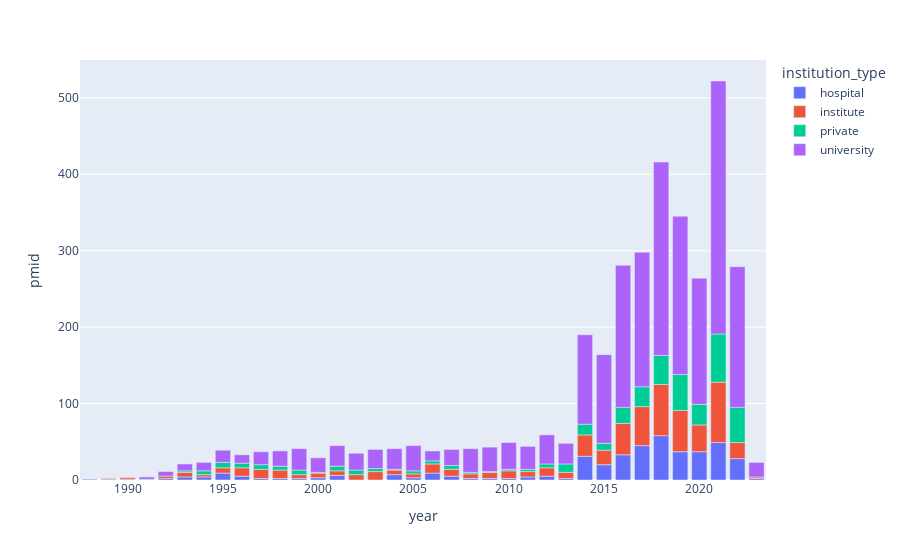

Notebook source saved alongside this figure:
### Code cell
tmp_df = aff_pmid_df[aff_pmid_df["institution_type"].isin(aff_type_df.type.unique())].groupby(["institution_type", "year"]).count().reset_index()
#px.bar(tmp_df, x="year", y="pmid", color="country", color_discrete_sequence=px.colors.qualitative.Dark24)

px.bar(tmp_df, x="year", y="pmid", color="institution_type")

### Figure 1 — Plotly figure (JSON) as saved in the notebook; plotly's stock layout.template omitted (floating-point values rounded to 4 significant figures)
{"data": [{"alignmentgroup": "True", "hovertemplate": "institution_type=hospital<br>year=%{x}<br>pmid=%{y}<extra></extra>", "legendgroup": "hospital", "marker": {"color": "#636efa", "pattern": {"shape": ""}}, "name": "hospital", "offsetgroup": "hospital", "orientation": "v", "showlegend": true, "textposition": "auto", "type": "bar", "x": [1988, 1989, 1990, 1992, 1993, 1994, 1995, 1996, 1997, 1998, 1999, 2000, 2001, 2004, 2005, 2006, 2007, 2008, 2009, 2010, 2011, 2012, 2013, 2014, 2015, 2016, 2017, 2018, 2019, 2020, 2021, 2022, 2023], "xaxis": "x", "y": [1, 1, 1, 2, 4, 4, 9, 5, 2, 2, 2, 3, 6, 7, 3, 9, 5, 2, 2, 2, 4, 5, 2, 31, 20, 33, 45, 58, 37, 37, 49, 28, 2], "yaxis": "y"}, {"alignmentgroup": "True", "hovertemplate": "institution_type=institute<br>year=%{x}<br>pmid=%{y}<extra></extra>", "legendgroup": "institute", "marker": {"color": "#EF553B", "pattern": {"shape": ""}}, "name": "institute", "offsetgroup": "institute", "orientation": "v", "showlegend": true, "textposition": "auto", "type": "bar", "x": [1989, 1990, 1992, 1993, 1994, 1995, 1996, 1997, 1998, 1999, 2000, 2001, 2002, 2003, 2004, 2005, 2006, 2007, 2008, 2009, 2010, 2011, 2012, 2013, 2014, 2015, 2016, 2017, 2018, 2019, 2020, 2021, 2022, 2023], "xaxis": "x", "y": [1, 2, 3, 6, 3, 7, 11, 12, 11, 5, 6, 6, 7, 11, 6, 5, 12, 9, 6, 8, 10, 7, 11, 8, 28, 19, 41, 51, 67, 54, 35, 79, 21, 2], "yaxis": "y"}, {"alignmentgroup": "True", "hovertemplate": "institution_type=private<br>year=%{x}<br>pmid=%{y}<extra></extra>", "legendgroup": "private", "marker": {"color": "#00cc96", "pattern": {"shape": ""}}, "name": "private", "offsetgroup": "private", "orientation": "v", "showlegend": true, "textposition": "auto", "type": "bar", "x": [1991, 1993, 1994, 1995, 1996, 1997, 1998, 1999, 2000, 2001, 2002, 2003, 2004, 2005, 2006, 2007, 2008, 2009, 2010, 2011, 2012, 2013, 2014, 2015, 2016, 2017, 2018, 2019, 2020, 2021, 2022], "xaxis": "x", "y": [1, 2, 5, 7, 6, 6, 5, 6, 1, 6, 6, 4, 1, 4, 4, 5, 2, 1, 2, 3, 5, 11, 14, 9, 21, 26, 38, 47, 27, 63, 46], "yaxis": "y"}, {"alignmentgroup": "True", "hovertemplate": "institution_type=university<br>year=%{x}<br>pmid=%{y}<extra></extra>", "legendgroup": "university", "marker": {"color": "#ab63fa", "pattern": {"shape": ""}}, "name": "university", "offsetgroup": "university", "orientation": "v", "showlegend": true, "textposition": "auto", "type": "bar", "x": [1991, 1992, 1993, 1994, 1995, 1996, 1997, 1998, 1999, 2000, 2001, 2002, 2003, 2004, 2005, 2006, 2007, 2008, 2009, 2010, 2011, 2012, 2013, 2014, 2015, 2016, 2017, 2018, 2019, 2020, 2021, 2022, 2023], "xaxis": "x", "y": [3, 6, 9, 11, 16, 11, 17, 20, 28, 19, 27, 22, 25, 27, 33, 13, 21, 31, 32, 35, 30, 38, 27, 117, 116, 186, 176, 253, 207, 165, 331, 184, 19], "yaxis": "y"}], "layout": {"barmode": "relative", "legend": {"title": {"text": "institution_type"}, "tracegroupgap": 0}, "margin": {"t": 60}, "xaxis": {"anchor": "y", "domain": [0, 1], "title": {"text": "year"}}, "yaxis": {"anchor": "x", "domain": [0, 1], "title": {"text": "pmid"}}}}
